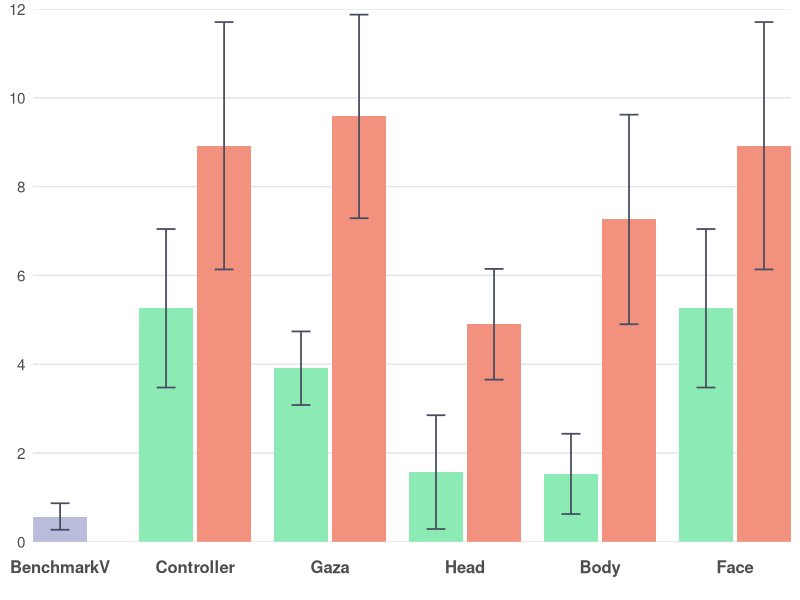
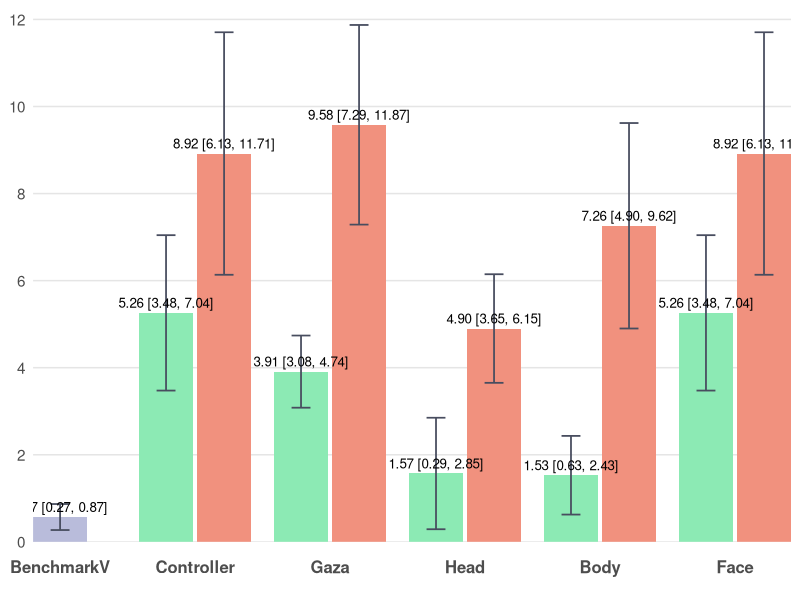

Source code (R) for these figures, in order:
# ================= Packages =================
if (!require(ggplot2)) install.packages("ggplot2")
library(ggplot2)

# ================= Data =================
bench_mean <- 0.57; bench_sd <- 0.80

dat <- data.frame(
  Category = c("BenchmarkV",
               "Controller","Controller",
               "Gaza","Gaza",
               "Head","Head",
               "Body","Body",
               "Face","Face"),
  slot     = c("C",
               "L","R",
               "L","R",
               "L","R",
               "L","R",
               "L","R"),
  series   = c("BenchmarkV",
               "Low","High",
               "Low","High",
               "Low","High",
               "Low","High",
               "Low","High"),
  mean     = c(bench_mean,
               5.26, 8.92,    # Controller: Low, High
               3.91, 9.58,    # Gaza: Low, High
               1.57, 4.90,    # Head: Low, High
               1.53, 7.26,    # Body: Low, High
               5.26, 8.92),   # Face: Low, High
  sd       = c(bench_sd,
               4.78, 7.46,    # Controller: Low, High
               2.22, 6.14,    # Gaza: Low, High
               3.43, 3.34,    # Head: Low, High
               2.42, 6.32,    # Body: Low, High
               4.78, 7.46),   # Face: Low, High
  stringsAsFactors = FALSE
)

# 固定横轴顺序
dat$Category <- factor(dat$Category,
  levels = c("BenchmarkV","Controller","Gaza","Head","Body","Face"))
dat$slot   <- factor(dat$slot, levels = c("L","C","R"))
dat$series <- factor(dat$series, levels = c("Low","BenchmarkV","High"))

# ================= 手动定位（确保居中+相邻柱体有间距） =================
# 以每个类目的中心为整数(1,2,3,...)，在左右各偏移 delta；两柱宽度为 bar_w
group_w <- 0.8               # 每个类目总体占宽（<1 避免挤到相邻类目）
bar_w   <- group_w / 2       # 0.4  柱体宽度保持不变
delta   <- group_w / 4       # 0.2  基础偏移
gap     <- 0.03              # 相邻柱体间距（几个像素）

# 对于非BenchmarkV类别，L和R之间增加间距
offset_map <- c(L = -delta - gap/2, C = 0, R = +delta + gap/2)

x_base <- as.numeric(dat$Category)
dat$x  <- x_base + unname(offset_map[as.character(dat$slot)])

# ================= 配色方案 =================
col_low  <- "#8CEAB4"      # Low
col_high <- "#F1917E"      # High
col_bench <- "#B9BCDB"      # BenchmarkV

err_col   <- "#484D5F"

theme_base <- theme_minimal(base_size = 13) +
  theme(
    legend.position    = "none",
    panel.background   = element_rect(fill = "#FFFFFF", color = NA),  # 白底
    plot.background    = element_rect(fill = "#FFFFFF", color = NA),  # 白底
    panel.grid.major   = element_blank(),  # 去除所有网格线
    panel.grid.minor   = element_blank(),  # 去除所有网格线
    panel.grid.major.x = element_blank(),
    panel.grid.minor.x = element_blank(),
    panel.grid.major.y = element_blank(),
    panel.grid.minor.y = element_blank(),
    axis.ticks.x       = element_blank(),  # 去除x轴刻度线（底部灰色竖线）
    axis.ticks.y       = element_blank(),  # 去除y轴刻度线（左侧竖着的刻度线）
    axis.line.x        = element_blank(),  # 去除x轴线（底部灰色竖线）
    axis.line.y        = element_blank(),  # 去除y轴线（左侧竖线）
    axis.text.x        = element_text(size = 12, face = "bold", 
                                       margin = margin(t = 10, b = 10)),  # 底部文字距离坐标轴更远
    axis.text.y        = element_text(size = 11),
    axis.title         = element_blank()
  )

# y 轴：0-12，主要刻度间隔为 2
y_top    <- 12
y_breaks <- seq(0, 12, by = 2)  # 0, 2, 4, 6, 8, 10, 12

# x 轴：用数值坐标，刻度放在每个类目中心
x_breaks <- seq_along(levels(dat$Category))
x_labels <- levels(dat$Category)

# ================= 95% 置信区间计算 =================
n <- 30  # 样本量
df <- n - 1  # 自由度 = 29
t_critical <- qt(0.975, df)  # t分布临界值（95% CI，双尾）
# 计算95% CI的误差范围
dat$ci_margin <- t_critical * (dat$sd / sqrt(n))

# ================= 图1：不带标注 =================
p1 <- ggplot(dat, aes(x = x, y = mean, fill = series)) +
  # 手动添加 0-12 的水平坐标线
  geom_hline(yintercept = y_breaks, color = "#E5E5E5", linewidth = 0.5) +
  geom_col(width = bar_w, position = "identity", colour = NA) +
  geom_errorbar(aes(ymin = mean - ci_margin, ymax = mean + ci_margin),
                width = bar_w * 0.35, color = err_col, linewidth = 0.6,
                position = "identity") +
  scale_fill_manual(values = c(Low = col_low, BenchmarkV = col_bench, High = col_high)) +
  scale_y_continuous(breaks = y_breaks, minor_breaks = NULL) +
  scale_x_continuous(breaks = x_breaks, labels = x_labels, expand = c(0, 0)) +
  coord_cartesian(ylim = c(0, y_top), expand = 0) +
  theme_base

# ================= 图2：带"均值 (95% CI)"标注 =================
lab_df <- transform(dat, label = sprintf("%.2f [%.2f, %.2f]", mean, 
                                          mean - ci_margin, mean + ci_margin))

p2 <- ggplot(dat, aes(x = x, y = mean, fill = series)) +
  # 手动添加 0-12 的水平坐标线
  geom_hline(yintercept = y_breaks, color = "#E5E5E5", linewidth = 0.5) +
  geom_col(width = bar_w, position = "identity", colour = NA) +
  geom_errorbar(aes(ymin = mean - ci_margin, ymax = mean + ci_margin),
                width = bar_w * 0.35, color = err_col, linewidth = 0.6,
                position = "identity") +
  geom_text(data = lab_df, aes(label = label),
            vjust = -0.5, size = 3.4, position = "identity") +
  scale_fill_manual(values = c(Low = col_low, BenchmarkV = col_bench, High = col_high)) +
  scale_y_continuous(breaks = y_breaks, minor_breaks = NULL) +
  scale_x_continuous(breaks = x_breaks, labels = x_labels, expand = c(0, 0)) +
  coord_cartesian(ylim = c(0, y_top * 1.02), expand = 0) +
  theme_base

# 保存文件
ggsave("no_labels/performance_toc_no_labels.png", p1, width = 8, height = 3.57, dpi = 300, bg = "white")
ggsave("with_labels/performance_toc_with_labels.png", p2, width = 8, height = 3.92, dpi = 300, bg = "white")
